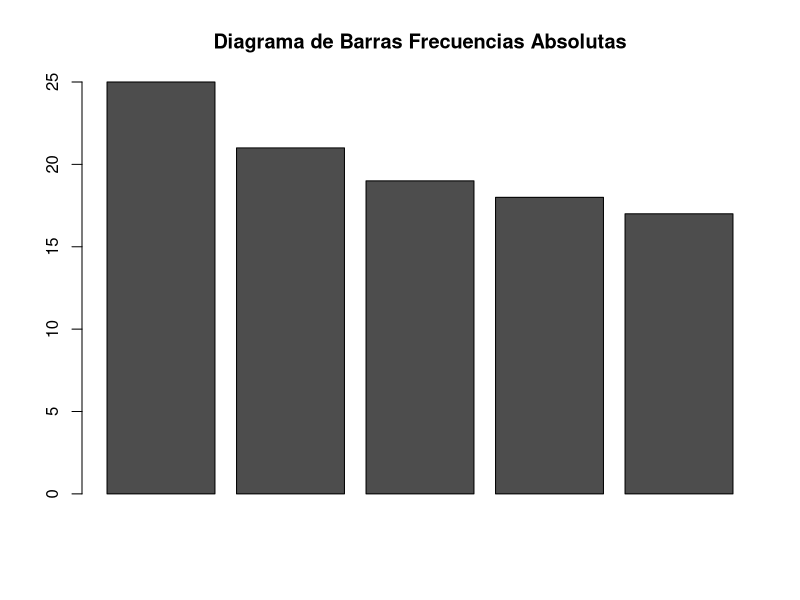
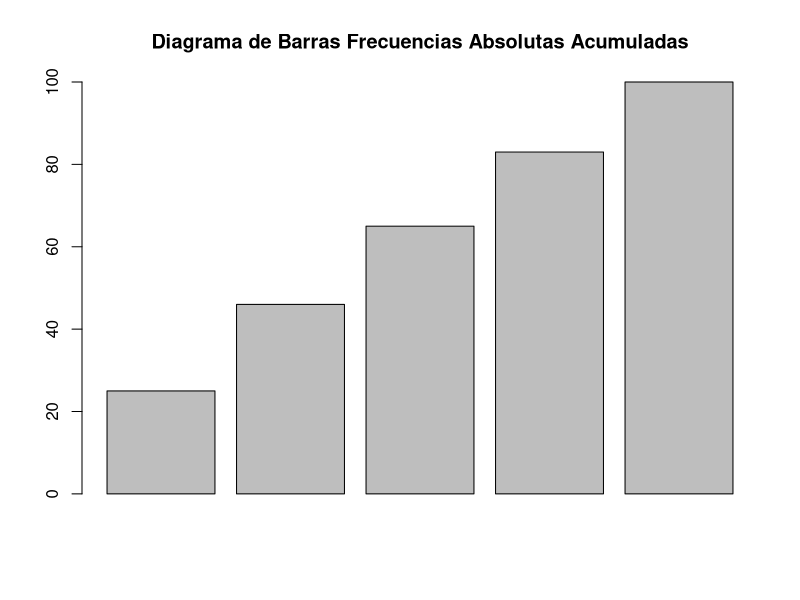
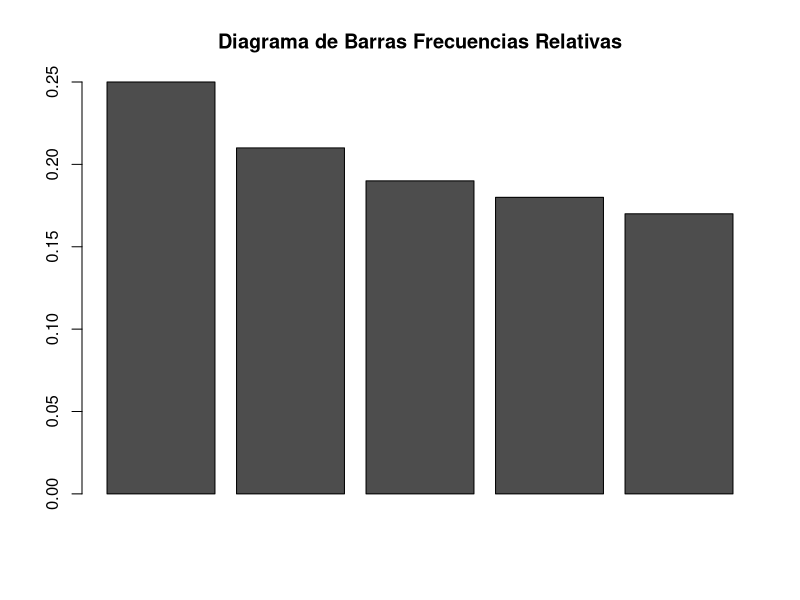
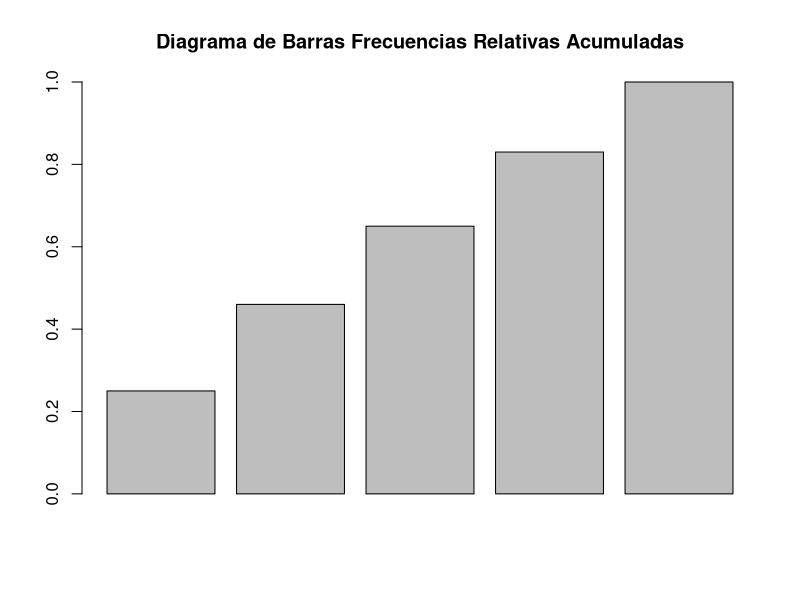
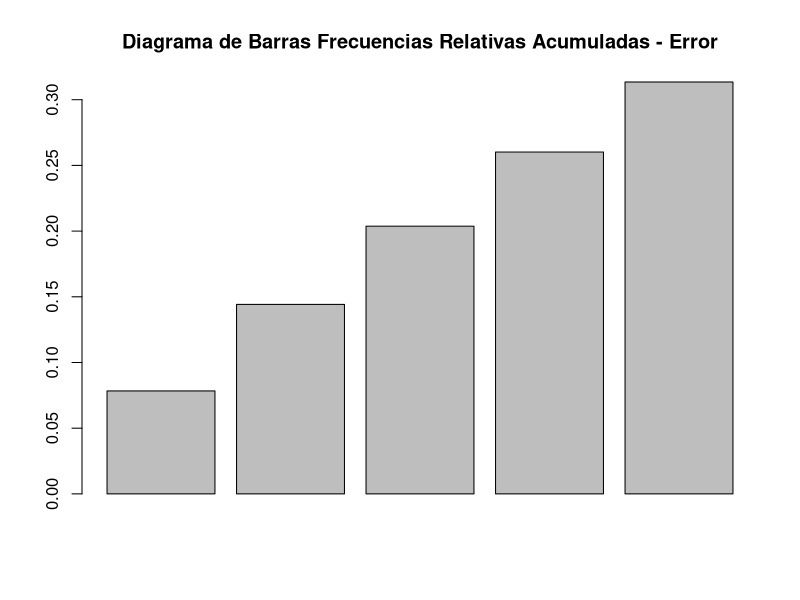
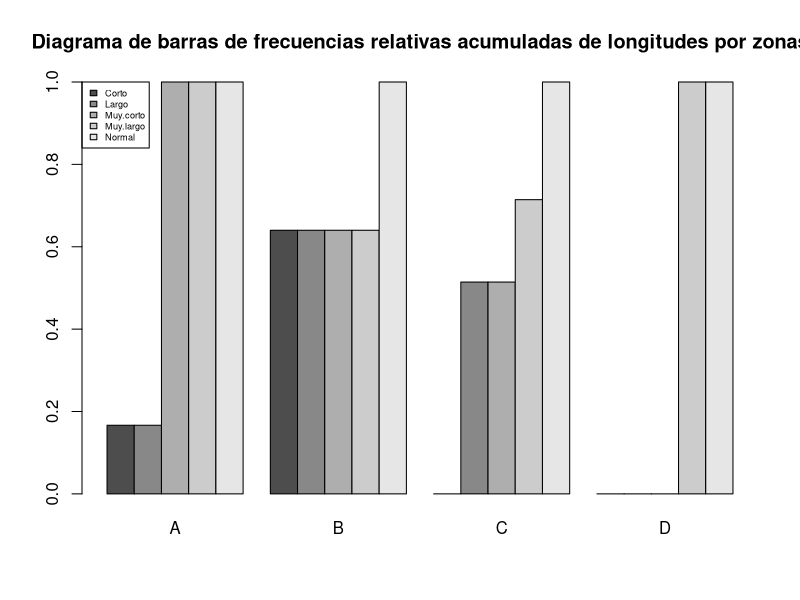

Write R code to recreate these figures, in order.
## ---- chunk 1
knitr::opts_chunk$set(echo = TRUE)
## ---- chunk 2
longitud <- rep(c("Muy.corto","Corto","Normal","Largo","Muy.largo"),c(25,21,19,18,17))
do_jir <- ordered(longitud, levels = c("Muy.corto","Corto","Normal","Largo","Muy.largo"))
do_jir
fjir <- ftable(do_jir) # frecuencias absolutas
fjir
faa_jir<-cumsum(fjir) # frecuencias absolutas acumuladas
fr_jir<-prop.table(fjir) # frecuencias relativas
fra_jir<-cumsum(prop.table(fjir)) # frecuencias relativas acumuladas
fra1_jir<-prop.table(cumsum(fjir)) # frecuencias relativas acumuladas - error

barplot(fjir, main = "Diagrama de Barras Frecuencias Absolutas")
barplot(faa_jir, main = "Diagrama de Barras Frecuencias Absolutas Acumuladas")
barplot(fr_jir, main = "Diagrama de Barras Frecuencias Relativas")
barplot(fra_jir, main = "Diagrama de Barras Frecuencias Relativas Acumuladas")
barplot(fra1_jir, main = "Diagrama de Barras Frecuencias Relativas Acumuladas - Error")
## ---- chunk 3
longitud <- rep(c("Muy.corto","Corto","Normal","Largo","Muy.largo"),c(25,21,19,18,17))
zonas <- rep(c("A","B","C","D"),c(30,25,35,10))
jirafas <- data.frame(zonas,longitud)
str(jirafas)
head(jirafas)
apply(table(jirafas),MARGIN = 1, FUN = cumsum)
t(apply(table(jirafas),MARGIN = 1, FUN = cumsum))
t(apply(prop.table(table(jirafas), margin = 1),MARGIN = 1, FUN = cumsum))
# No se traspone la información para el gráfico
diagrama = apply(prop.table(table(jirafas), margin = 1),MARGIN = 1, FUN = cumsum)
barplot(diagrama, beside=TRUE, legend = TRUE, main = "Diagrama de barras de frecuencias relativas acumuladas de longitudes por zonas", args.legend = list(x="topleft",cex=0.55))

